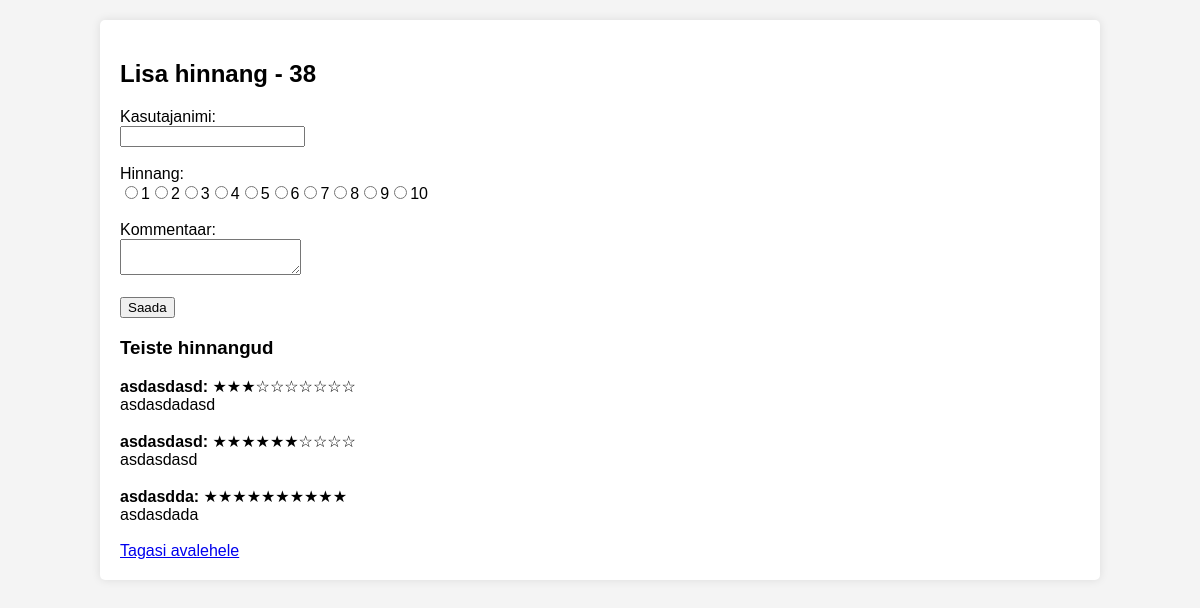
/rate.php?id=2, run on the app's committed database.
### tables this page shows
CREATE TABLE `restokad` (
  `id` int(11) NOT NULL,
  `Nimi` varchar(255) NOT NULL,
  `Asukoht` varchar(255) NOT NULL,
  `Keskmine_hinne` int(11) DEFAULT 0,
  `Hinnatud_kordi` int(11) DEFAULT 0
);

CREATE TABLE `hinnangud` (
  `id` int(11) NOT NULL,
  `kasutajanimi` varchar(255) NOT NULL,
  `hinnang` int(11) NOT NULL,
  `kommentaar` text DEFAULT NULL,
  `restoran_id` int(11) DEFAULT NULL,
  `loodud` timestamp NOT NULL DEFAULT current_timestamp()
);

### rate.php (the view, shortened to what this page needs)
<?php
$servername = "localhost";
$username = "root";
$password = "";
$dbname = "restod";
$conn = new mysqli($servername, $username, $password, $dbname);
$id = $_GET["id"];
$sql = "SELECT Nimi FROM restokad WHERE id = '$id'";
$result = $conn->query($sql);
$resto = $result->fetch_assoc();
?>
<!DOCTYPE html>
<html lang="en">
<head>
</head>
<body>
<div class="container">
<h2>Lisa hinnang - <?php echo $resto['Nimi']; ?></h2>
<form method="POST" action="rate.php">
    <label for="kasutajanimi">Kasutajanimi:</label><br>
    <input type="text" id="kasutajanimi" name="kasutajanimi" value="<?php echo isset($kasutajanimi) ? $kasutajanimi : ''; ?>"><br><br>
    <label for="hinnang">Hinnang:</label><br>
    <?php
    for ($i = 1; $i <= 10; $i++) {
        echo "<input type='radio' id='hinnang$i' name='hinnang' value='$i'" . (isset($hinnang) && $hinnang == $i ? " checked" : "") . "><label for='hinnang$i'>$i</label>";
    }
    ?><br><br>
    <label for="kommentaar">Kommentaar:</label><br>
    <textarea id="kommentaar" name="kommentaar"><?php echo isset($kommentaar) ? $kommentaar : ''; ?></textarea><br><br>
    <input type="submit" value="Saada">
</form>
<?php
$sql = "SELECT * FROM hinnangud WHERE restoran_id = '$id'";
$result = $conn->query($sql);
if ($result->num_rows > 0) {
    echo "<h3>Teiste hinnangud</h3>";
    while ($row = $result->fetch_assoc()) {
        echo "<div><strong>" . $row["kasutajanimi"] . ":</strong> " . str_repeat('★', $row["hinnang"]) . str_repeat('☆', 10 - $row["hinnang"]) . "<br>" . $row["kommentaar"] . "<br><br></div>";
    }
} else {
    echo "<p>Hinnangud puuduvad</p>";
}
?>
<a href="index.php">Tagasi avalehele</a>
</div>
</body>
</html>

### rate.php (style rules this page uses)
body { font-family: Arial, sans-serif; background-color: #f4f4f4; margin: 0; padding: 0; }
.container { width: 80%; margin: 0 auto; background-color: #fff; padding: 20px; margin-top: 20px; box-shadow: 0px 0px 10px rgba(0, 0, 0, 0.1); border-radius: 5px; }

### data on the page
restokad: Nimi "38"
hinnangud: kasutajanimi "asdasdasd", hinnang "★★★", hinnang "☆☆☆☆☆☆☆", kommentaar "asdasdadasd"
hinnangud: kasutajanimi "asdasdasd", hinnang "★★★★★★", hinnang "☆☆☆☆", kommentaar "asdasdasd"
hinnangud: kasutajanimi "asdasdda", hinnang "★★★★★★★★★★", kommentaar "asdasdada"
